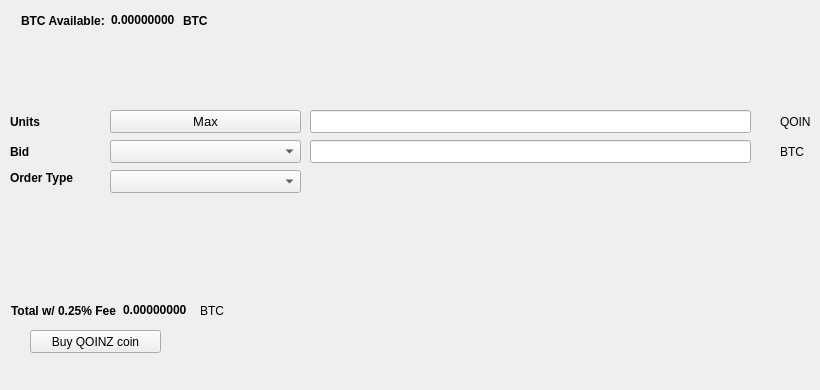
   <widget class="QWidget" name="BuyTab">
    <attribute name="title">
     <string>Buy</string>
    </attribute>
    <widget class="QPushButton" name="Buyqoinz">
     <property name="geometry">
      <rect>
       <x>30</x>
       <y>330</y>
       <width>131</width>
       <height>23</height>
      </rect>
     </property>
     <property name="text">
      <string>Buy QOINZ coin</string>
     </property>
     <property name="icon">
      <iconset resource="../qoinz.qrc">
       <normaloff>:/icons/bitcoin</normaloff>:/icons/bitcoin</iconset>
     </property>
    </widget>
    <widget class="QLabel" name="label_3">
     <property name="geometry">
      <rect>
       <x>10</x>
       <y>110</y>
       <width>46</width>
       <height>23</height>
      </rect>
     </property>
     <property name="font">
      <font>
       <weight>75</weight>
       <bold>true</bold>
      </font>
     </property>
     <property name="text">
      <string>Units</string>
     </property>
    </widget>
    <widget class="QLineEdit" name="UnitsInput">
     <property name="geometry">
      <rect>
       <x>310</x>
       <y>110</y>
       <width>441</width>
       <height>23</height>
      </rect>
     </property>
     <property name="font">
      <font>
       <pointsize>9</pointsize>
       <weight>75</weight>
       <bold>true</bold>
      </font>
     </property>
    </widget>
    <widget class="QLineEdit" name="BuyBidPriceEdit">
     <property name="geometry">
      <rect>
       <x>310</x>
       <y>140</y>
       <width>441</width>
       <height>23</height>
      </rect>
     </property>
     <property name="font">
      <font>
       <pointsize>9</pointsize>
       <weight>75</weight>
       <bold>true</bold>
      </font>
     </property>
    </widget>
    <widget class="QLabel" name="label_4">
     <property name="geometry">
      <rect>
       <x>780</x>
       <y>110</y>
       <width>31</width>
       <height>23</height>
      </rect>
     </property>
     <property name="text">
      <string>QOINZ</string>
     </property>
    </widget>
    <widget class="QLabel" name="label_5">
     <property name="geometry">
      <rect>
       <x>780</x>
       <y>140</y>
       <width>31</width>
       <height>23</height>
      </rect>
     </property>
     <property name="text">
      <string>BTC</string>
     </property>
    </widget>
    <widget class="QLabel" name="label_6">
     <property name="geometry">
      <rect>
       <x>10</x>
       <y>140</y>
       <width>46</width>
       <height>23</height>
      </rect>
     </property>
     <property name="font">
      <font>
       <weight>75</weight>
       <bold>true</bold>
      </font>
     </property>
     <property name="text">
      <string>Bid</string>
     </property>
    </widget>
    <widget class="QLabel" name="label_7">
     <property name="geometry">
      <rect>
       <x>10</x>
       <y>170</y>
       <width>91</width>
       <height>16</height>
      </rect>
     </property>
     <property name="font">
      <font>
       <weight>75</weight>
       <bold>true</bold>
      </font>
     </property>
     <property name="text">
      <string>Order Type</string>
     </property>
    </widget>
    <widget class="QPushButton" name="Buy_Max_Amount">
     <property name="geometry">
      <rect>
       <x>110</x>
       <y>110</y>
       <width>191</width>
       <height>23</height>
      </rect>
     </property>
     <property name="font">
      <font>
       <pointsize>10</pointsize>
      </font>
     </property>
     <property name="text">
      <string>Max</string>
     </property>
    </widget>
    <widget class="QComboBox" name="BuyBidcomboBox">
     <property name="geometry">
      <rect>
       <x>110</x>
       <y>140</y>
       <width>191</width>
       <height>23</height>
      </rect>
     </property>
     <property name="font">
      <font>
       <pointsize>10</pointsize>
      </font>
     </property>
    </widget>
    <widget class="QComboBox" name="buyOrdertypeCombo">
     <property name="geometry">
      <rect>
       <x>110</x>
       <y>170</y>
       <width>191</width>
       <height>23</height>
      </rect>
     </property>
     <property name="font">
      <font>
       <pointsize>10</pointsize>
      </font>
     </property>
    </widget>
    <widget class="QWidget" name="layoutWidget1">
     <property name="geometry">
      <rect>
       <x>21</x>
       <y>11</y>
       <width>227</width>
       <height>19</height>
      </rect>
     </property>
     <layout class="QHBoxLayout" name="horizontalLayout_3">
      <item>
       <widget class="QLabel" name="label232">
        <property name="font">
         <font>
          <weight>75</weight>
          <bold>true</bold>
         </font>
        </property>
        <property name="text">
         <string>BTC Available:</string>
        </property>
       </widget>
      </item>
      <item>
       <widget class="QLabel" name="BtcAvailableLbl">
        <property name="palette">
         <palette>
          <active>
           <colorrole role="WindowText">
            <brush brushstyle="SolidPattern">
             <color alpha="255">
              <red>0</red>
              <green>0</green>
              <blue>0</blue>
             </color>
            </brush>
           </colorrole>
           <colorrole role="Button">
            <brush brushstyle="SolidPattern">
             <color alpha="255">
              <red>0</red>
              <green>170</green>
              <blue>0</blue>
             </color>
            </brush>
           </colorrole>
           <colorrole role="Light">
            <brush brushstyle="SolidPattern">
             <color alpha="255">
              <red>0</red>
              <green>255</green>
              <blue>0</blue>
             </color>
            </brush>
           </colorrole>
           <colorrole role="Midlight">
            <brush brushstyle="SolidPattern">
             <color alpha="255">
              <red>0</red>
              <green>212</green>
              <blue>0</blue>
             </color>
            </brush>
           </colorrole>
           <colorrole role="Dark">
            <brush brushstyle="SolidPattern">
             <color alpha="255">
              <red>0</red>
              <green>85</green>
              <blue>0</blue>
             </color>
            </brush>
           </colorrole>
           <colorrole role="Mid">
            <brush brushstyle="SolidPattern">
             <color alpha="255">
              <red>0</red>
              <green>113</green>
              <blue>0</blue>
             </color>
            </brush>
           </colorrole>
           <colorrole role="Text">
            <brush brushstyle="SolidPattern">
             <color alpha="255">
              <red>0</red>
              <green>170</green>
              <blue>0</blue>
             </color>
            </brush>
           </colorrole>
           <colorrole role="BrightText">
            <brush brushstyle="SolidPattern">
             <color alpha="255">
              <red>255</red>
              <green>255</green>
              <blue>255</blue>
             </color>
            </brush>
           </colorrole>
           <colorrole role="ButtonText">
            <brush brushstyle="SolidPattern">
             <color alpha="255">
              <red>0</red>
              <green>0</green>
              <blue>0</blue>
             </color>
            </brush>
           </colorrole>
           <colorrole role="Base">
            <brush brushstyle="SolidPattern">
             <color alpha="255">
              <red>255</red>
              <green>255</green>
              <blue>255</blue>
             </color>
            </brush>
           </colorrole>
           <colorrole role="Window">
            <brush brushstyle="SolidPattern">
             <color alpha="255">
              <red>0</red>
              <green>170</green>
              <blue>0</blue>
             </color>
            </brush>
           </colorrole>
           <colorrole role="Shadow">
            <brush brushstyle="SolidPattern">
             <color alpha="255">
              <red>0</red>
              <green>0</green>
              <blue>0</blue>
             </color>
            </brush>
           </colorrole>
           <colorrole role="AlternateBase">
            <brush brushstyle="SolidPattern">
             <color alpha="255">
              <red>127</red>
              <green>212</green>
              <blue>127</blue>
             </color>
            </brush>
           </colorrole>
           <colorrole role="ToolTipBase">
            <brush brushstyle="SolidPattern">
             <color alpha="255">
              <red>255</red>
              <green>255</green>
              <blue>220</blue>
             </color>
            </brush>
           </colorrole>
           <colorrole role="ToolTipText">
            <brush brushstyle="SolidPattern">
             <color alpha="255">
              <red>0</red>
              <green>0</green>
              <blue>0</blue>
             </color>
            </brush>
           </colorrole>
          </active>
          <inactive>
           <colorrole role="WindowText">
            <brush brushstyle="SolidPattern">
             <color alpha="255">
              <red>0</red>
              <green>0</green>
              <blue>0</blue>
             </color>
            </brush>
           </colorrole>
           <colorrole role="Button">
            <brush brushstyle="SolidPattern">
             <color alpha="255">
              <red>0</red>
              <green>170</green>
              <blue>0</blue>
             </color>
            </brush>
           </colorrole>
           <colorrole role="Light">
            <brush brushstyle="SolidPattern">
             <color alpha="255">
              <red>0</red>
              <green>255</green>
              <blue>0</blue>
             </color>
            </brush>
           </colorrole>
           <colorrole role="Midlight">
            <brush brushstyle="SolidPattern">
             <color alpha="255">
              <red>0</red>
              <green>212</green>
              <blue>0</blue>
             </color>
            </brush>
           </colorrole>
           <colorrole role="Dark">
            <brush brushstyle="SolidPattern">
             <color alpha="255">
              <red>0</red>
              <green>85</green>
              <blue>0</blue>
             </color>
            </brush>
           </colorrole>
           <colorrole role="Mid">
            <brush brushstyle="SolidPattern">
             <color alpha="255">
              <red>0</red>
              <green>113</green>
              <blue>0</blue>
             </color>
            </brush>
           </colorrole>
           <colorrole role="Text">
            <brush brushstyle="SolidPattern">
             <color alpha="255">
              <red>0</red>
              <green>170</green>
              <blue>0</blue>
             </color>
            </brush>
           </colorrole>
           <colorrole role="BrightText">
            <brush brushstyle="SolidPattern">
             <color alpha="255">
              <red>255</red>
              <green>255</green>
              <blue>255</blue>
             </color>
            </brush>
           </colorrole>
           <colorrole role="ButtonText">
            <brush brushstyle="SolidPattern">
             <color alpha="255">
              <red>0</red>
              <green>0</green>
              <blue>0</blue>
             </color>
            </brush>
           </colorrole>
           <colorrole role="Base">
            <brush brushstyle="SolidPattern">
             <color alpha="255">
              <red>255</red>
              <green>255</green>
              <blue>255</blue>
             </color>
            </brush>
           </colorrole>
           <colorrole role="Window">
            <brush brushstyle="SolidPattern">
             <color alpha="255">
              <red>0</red>
              <green>170</green>
              <blue>0</blue>
             </color>
            </brush>
           </colorrole>
           <colorrole role="Shadow">
            <brush brushstyle="SolidPattern">
             <color alpha="255">
              <red>0</red>
              <green>0</green>
              <blue>0</blue>
             </color>
            </brush>
           </colorrole>
           <colorrole role="AlternateBase">
            <brush brushstyle="SolidPattern">
             <color alpha="255">
              <red>127</red>
              <green>212</green>
              <blue>127</blue>
             </color>
            </brush>
           </colorrole>
           <colorrole role="ToolTipBase">
            <brush brushstyle="SolidPattern">
             <color alpha="255">
              <red>255</red>
              <green>255</green>
              <blue>220</blue>
             </color>
            </brush>
           </colorrole>
           <colorrole role="ToolTipText">
            <brush brushstyle="SolidPattern">
             <color alpha="255">
              <red>0</red>
              <green>0</green>
              <blue>0</blue>
             </color>
            </brush>
           </colorrole>
          </inactive>
          <disabled>
           <colorrole role="WindowText">
            <brush brushstyle="SolidPattern">
             <color alpha="255">
              <red>0</red>
              <green>85</green>
              <blue>0</blue>
             </color>
            </brush>
           </colorrole>
           <colorrole role="Button">
            <brush brushstyle="SolidPattern">
             <color alpha="255">
              <red>0</red>
              <green>170</green>
              <blue>0</blue>
             </color>
            </brush>
           </colorrole>
           <colorrole role="Light">
            <brush brushstyle="SolidPattern">
             <color alpha="255">
              <red>0</red>
              <green>255</green>
              <blue>0</blue>
             </color>
            </brush>
           </colorrole>
           <colorrole role="Midlight">
            <brush brushstyle="SolidPattern">
             <color alpha="255">
              <red>0</red>
              <green>212</green>
              <blue>0</blue>
             </color>
            </brush>
           </colorrole>
           <colorrole role="Dark">
            <brush brushstyle="SolidPattern">
             <color alpha="255">
              <red>0</red>
              <green>85</green>
              <blue>0</blue>
             </color>
            </brush>
           </colorrole>
           <colorrole role="Mid">
            <brush brushstyle="SolidPattern">
             <color alpha="255">
              <red>0</red>
              <green>113</green>
              <blue>0</blue>
             </color>
            </brush>
           </colorrole>
           <colorrole role="Text">
            <brush brushstyle="SolidPattern">
             <color alpha="255">
              <red>0</red>
              <green>85</green>
              <blue>0</blue>
             </color>
            </brush>
           </colorrole>
           <colorrole role="BrightText">
            <brush brushstyle="SolidPattern">
             <color alpha="255">
              <red>255</red>
              <green>255</green>
              <blue>255</blue>
             </color>
            </brush>
           </colorrole>
           <colorrole role="ButtonText">
            <brush brushstyle="SolidPattern">
             <color alpha="255">
              <red>0</red>
              <green>85</green>
              <blue>0</blue>
             </color>
            </brush>
           </colorrole>
           <colorrole role="Base">
            <brush brushstyle="SolidPattern">
             <color alpha="255">
              <red>0</red>
              <green>170</green>
              <blue>0</blue>
             </color>
            </brush>
           </colorrole>
           <colorrole role="Window">
            <brush brushstyle="SolidPattern">
             <color alpha="255">
              <red>0</red>
              <green>170</green>
              <blue>0</blue>
             </color>
            </brush>
           </colorrole>
           <colorrole role="Shadow">
            <brush brushstyle="SolidPattern">
             <color alpha="255">
              <red>0</red>
              <green>0</green>
              <blue>0</blue>
             </color>
            </brush>
           </colorrole>
           <colorrole role="AlternateBase">
            <brush brushstyle="SolidPattern">
             <color alpha="255">
              <red>0</red>
              <green>170</green>
              <blue>0</blue>
             </color>
            </brush>
           </colorrole>
           <colorrole role="ToolTipBase">
            <brush brushstyle="SolidPattern">
             <color alpha="255">
              <red>255</red>
              <green>255</green>
              <blue>220</blue>
             </color>
            </brush>
           </colorrole>
           <colorrole role="ToolTipText">
            <brush brushstyle="SolidPattern">
             <color alpha="255">
              <red>0</red>
              <green>0</green>
              <blue>0</blue>
             </color>
            </brush>
           </colorrole>
          </disabled>
         </palette>
        </property>
        <property name="font">
         <font>
          <weight>75</weight>
          <bold>true</bold>
         </font>
        </property>
        <property name="text">
         <string>0.00000000</string>
        </property>
        <property name="textInteractionFlags">
         <set>Qt::LinksAccessibleByMouse|Qt::TextSelectableByKeyboard|Qt::TextSelectableByMouse</set>
        </property>
       </widget>
      </item>
      <item>
       <widget class="QLabel" name="BtcAvailableLbl_2">
        <property name="font">
         <font>
          <weight>75</weight>
          <bold>true</bold>
         </font>
        </property>
        <property name="text">
         <string>BTC</string>
        </property>
       </widget>
      </item>
     </layout>
    </widget>
    <widget class="QWidget" name="layoutWidge2">
     <property name="geometry">
      <rect>
       <x>11</x>
       <y>301</y>
       <width>259</width>
       <height>19</height>
      </rect>
     </property>
     <layout class="QHBoxLayout" name="horizontalLayout_4">
      <item>
       <widget class="QLabel" name="label_9">
        <property name="font">
         <font>
          <weight>75</weight>
          <bold>true</bold>
         </font>
        </property>
        <property name="text">
         <string>Total w/ 0.25% Fee</string>
        </property>
       </widget>
      </item>
      <item>
       <widget class="QLabel" name="BuyCostLabel">
        <property name="palette">
         <palette>
          <active>
           <colorrole role="WindowText">
            <brush brushstyle="SolidPattern">
             <color alpha="255">
              <red>0</red>
              <green>0</green>
              <blue>0</blue>
             </color>
            </brush>
           </colorrole>
           <colorrole role="Button">
            <brush brushstyle="SolidPattern">
             <color alpha="255">
              <red>0</red>
              <green>170</green>
              <blue>0</blue>
             </color>
            </brush>
           </colorrole>
           <colorrole role="Light">
            <brush brushstyle="SolidPattern">
             <color alpha="255">
              <red>0</red>
              <green>255</green>
              <blue>0</blue>
             </color>
            </brush>
           </colorrole>
           <colorrole role="Midlight">
            <brush brushstyle="SolidPattern">
             <color alpha="255">
              <red>0</red>
              <green>212</green>
              <blue>0</blue>
             </color>
            </brush>
           </colorrole>
           <colorrole role="Dark">
            <brush brushstyle="SolidPattern">
             <color alpha="255">
              <red>0</red>
              <green>85</green>
              <blue>0</blue>
             </color>
            </brush>
           </colorrole>
           <colorrole role="Mid">
            <brush brushstyle="SolidPattern">
             <color alpha="255">
              <red>0</red>
              <green>113</green>
              <blue>0</blue>
             </color>
            </brush>
           </colorrole>
           <colorrole role="Text">
            <brush brushstyle="SolidPattern">
             <color alpha="255">
              <red>0</red>
              <green>170</green>
              <blue>0</blue>
             </color>
            </brush>
           </colorrole>
           <colorrole role="BrightText">
            <brush brushstyle="SolidPattern">
             <color alpha="255">
              <red>255</red>
              <green>255</green>
              <blue>255</blue>
             </color>
            </brush>
           </colorrole>
           <colorrole role="ButtonText">
            <brush brushstyle="SolidPattern">
             <color alpha="255">
              <red>0</red>
              <green>0</green>
              <blue>0</blue>
             </color>
            </brush>
           </colorrole>
           <colorrole role="Base">
            <brush brushstyle="SolidPattern">
             <color alpha="255">
              <red>255</red>
              <green>255</green>
              <blue>255</blue>
             </color>
            </brush>
           </colorrole>
           <colorrole role="Window">
            <brush brushstyle="SolidPattern">
             <color alpha="255">
              <red>0</red>
              <green>170</green>
              <blue>0</blue>
             </color>
            </brush>
           </colorrole>
           <colorrole role="Shadow">
            <brush brushstyle="SolidPattern">
             <color alpha="255">
              <red>0</red>
              <green>0</green>
              <blue>0</blue>
             </color>
            </brush>
           </colorrole>
           <colorrole role="AlternateBase">
            <brush brushstyle="SolidPattern">
             <color alpha="255">
              <red>127</red>
              <green>212</green>
              <blue>127</blue>
             </color>
            </brush>
           </colorrole>
           <colorrole role="ToolTipBase">
            <brush brushstyle="SolidPattern">
             <color alpha="255">
              <red>255</red>
              <green>255</green>
              <blue>220</blue>
             </color>
            </brush>
           </colorrole>
           <colorrole role="ToolTipText">
            <brush brushstyle="SolidPattern">
             <color alpha="255">
              <red>0</red>
              <green>0</green>
              <blue>0</blue>
             </color>
            </brush>
           </colorrole>
          </active>
          <inactive>
           <colorrole role="WindowText">
            <brush brushstyle="SolidPattern">
             <color alpha="255">
              <red>0</red>
              <green>0</green>
              <blue>0</blue>
             </color>
            </brush>
           </colorrole>
           <colorrole role="Button">
            <brush brushstyle="SolidPattern">
             <color alpha="255">
              <red>0</red>
              <green>170</green>
              <blue>0</blue>
             </color>
            </brush>
           </colorrole>
           <colorrole role="Light">
            <brush brushstyle="SolidPattern">
             <color alpha="255">
              <red>0</red>
              <green>255</green>
              <blue>0</blue>
             </color>
            </brush>
           </colorrole>
           <colorrole role="Midlight">
            <brush brushstyle="SolidPattern">
             <color alpha="255">
              <red>0</red>
              <green>212</green>
              <blue>0</blue>
             </color>
            </brush>
           </colorrole>
           <colorrole role="Dark">
            <brush brushstyle="SolidPattern">
             <color alpha="255">
              <red>0</red>
              <green>85</green>
              <blue>0</blue>
             </color>
            </brush>
           </colorrole>
           <colorrole role="Mid">
            <brush brushstyle="SolidPattern">
             <color alpha="255">
              <red>0</red>
              <green>113</green>
              <blue>0</blue>
             </color>
            </brush>
           </colorrole>
           <colorrole role="Text">
            <brush brushstyle="SolidPattern">
             <color alpha="255">
              <red>0</red>
              <green>170</green>
              <blue>0</blue>
             </color>
            </brush>
           </colorrole>
           <colorrole role="BrightText">
            <brush brushstyle="SolidPattern">
             <color alpha="255">
              <red>255</red>
              <green>255</green>
              <blue>255</blue>
             </color>
            </brush>
           </colorrole>
           <colorrole role="ButtonText">
            <brush brushstyle="SolidPattern">
             <color alpha="255">
              <red>0</red>
              <green>0</green>
              <blue>0</blue>
             </color>
            </brush>
           </colorrole>
           <colorrole role="Base">
            <brush brushstyle="SolidPattern">
             <color alpha="255">
              <red>255</red>
              <green>255</green>
              <blue>255</blue>
             </color>
            </brush>
           </colorrole>
           <colorrole role="Window">
            <brush brushstyle="SolidPattern">
             <color alpha="255">
              <red>0</red>
              <green>170</green>
              <blue>0</blue>
             </color>
            </brush>
           </colorrole>
           <colorrole role="Shadow">
            <brush brushstyle="SolidPattern">
             <color alpha="255">
              <red>0</red>
              <green>0</green>
              <blue>0</blue>
             </color>
            </brush>
           </colorrole>
           <colorrole role="AlternateBase">
            <brush brushstyle="SolidPattern">
             <color alpha="255">
              <red>127</red>
              <green>212</green>
              <blue>127</blue>
             </color>
            </brush>
           </colorrole>
           <colorrole role="ToolTipBase">
            <brush brushstyle="SolidPattern">
             <color alpha="255">
              <red>255</red>
              <green>255</green>
              <blue>220</blue>
             </color>
            </brush>
           </colorrole>
           <colorrole role="ToolTipText">
            <brush brushstyle="SolidPattern">
             <color alpha="255">
              <red>0</red>
              <green>0</green>
              <blue>0</blue>
             </color>
            </brush>
           </colorrole>
          </inactive>
          <disabled>
           <colorrole role="WindowText">
            <brush brushstyle="SolidPattern">
             <color alpha="255">
              <red>0</red>
              <green>85</green>
              <blue>0</blue>
             </color>
            </brush>
           </colorrole>
           <colorrole role="Button">
            <brush brushstyle="SolidPattern">
             <color alpha="255">
              <red>0</red>
              <green>170</green>
              <blue>0</blue>
             </color>
            </brush>
           </colorrole>
           <colorrole role="Light">
            <brush brushstyle="SolidPattern">
             <color alpha="255">
              <red>0</red>
              <green>255</green>
              <blue>0</blue>
             </color>
            </brush>
           </colorrole>
           <colorrole role="Midlight">
            <brush brushstyle="SolidPattern">
             <color alpha="255">
              <red>0</red>
              <green>212</green>
              <blue>0</blue>
             </color>
            </brush>
           </colorrole>
           <colorrole role="Dark">
            <brush brushstyle="SolidPattern">
             <color alpha="255">
              <red>0</red>
              <green>85</green>
              <blue>0</blue>
             </color>
            </brush>
           </colorrole>
           <colorrole role="Mid">
            <brush brushstyle="SolidPattern">
             <color alpha="255">
              <red>0</red>
              <green>113</green>
              <blue>0</blue>
             </color>
            </brush>
           </colorrole>
           <colorrole role="Text">
            <brush brushstyle="SolidPattern">
             <color alpha="255">
              <red>0</red>
              <green>85</green>
              <blue>0</blue>
             </color>
            </brush>
           </colorrole>
           <colorrole role="BrightText">
            <brush brushstyle="SolidPattern">
             <color alpha="255">
              <red>255</red>
              <green>255</green>
              <blue>255</blue>
             </color>
            </brush>
           </colorrole>
           <colorrole role="ButtonText">
            <brush brushstyle="SolidPattern">
             <color alpha="255">
              <red>0</red>
              <green>85</green>
              <blue>0</blue>
             </color>
            </brush>
           </colorrole>
           <colorrole role="Base">
            <brush brushstyle="SolidPattern">
             <color alpha="255">
              <red>0</red>
              <green>170</green>
              <blue>0</blue>
             </color>
            </brush>
           </colorrole>
           <colorrole role="Window">
            <brush brushstyle="SolidPattern">
             <color alpha="255">
              <red>0</red>
              <green>170</green>
              <blue>0</blue>
             </color>
            </brush>
           </colorrole>
           <colorrole role="Shadow">
            <brush brushstyle="SolidPattern">
             <color alpha="255">
              <red>0</red>
              <green>0</green>
              <blue>0</blue>
             </color>
            </brush>
           </colorrole>
           <colorrole role="AlternateBase">
            <brush brushstyle="SolidPattern">
             <color alpha="255">
              <red>0</red>
              <green>170</green>
              <blue>0</blue>
             </color>
            </brush>
           </colorrole>
           <colorrole role="ToolTipBase">
            <brush brushstyle="SolidPattern">
             <color alpha="255">
              <red>255</red>
              <green>255</green>
              <blue>220</blue>
             </color>
            </brush>
           </colorrole>
           <colorrole role="ToolTipText">
            <brush brushstyle="SolidPattern">
             <color alpha="255">
              <red>0</red>
              <green>0</green>
              <blue>0</blue>
             </color>
            </brush>
           </colorrole>
          </disabled>
         </palette>
        </property>
        <property name="font">
         <font>
          <weight>75</weight>
          <bold>true</bold>
         </font>
        </property>
        <property name="autoFillBackground">
         <bool>false</bool>
        </property>
        <property name="text">
         <string>0.00000000</string>
        </property>
        <property name="textInteractionFlags">
         <set>Qt::LinksAccessibleByMouse|Qt::TextSelectableByMouse</set>
        </property>
       </widget>
      </item>
      <item>
       <widget class="QLabel" name="label_10">
        <property name="font">
         <font>
          <weight>50</weight>
          <bold>false</bold>
         </font>
        </property>
        <property name="text">
         <string>BTC</string>
        </property>
       </widget>
      </item>
     </layout>
    </widget>
    <widget class="QLabel" name="label_24">
     <property name="geometry">
      <rect>
       <x>460</x>
       <y>300</y>
       <width>281</width>
       <height>81</height>
      </rect>
     </property>
     <property name="text">
      <string/>
     </property>
     <property name="pixmap">
      <pixmap>:/images/bittrex</pixmap>
     </property>
    </widget>
   </widget>
